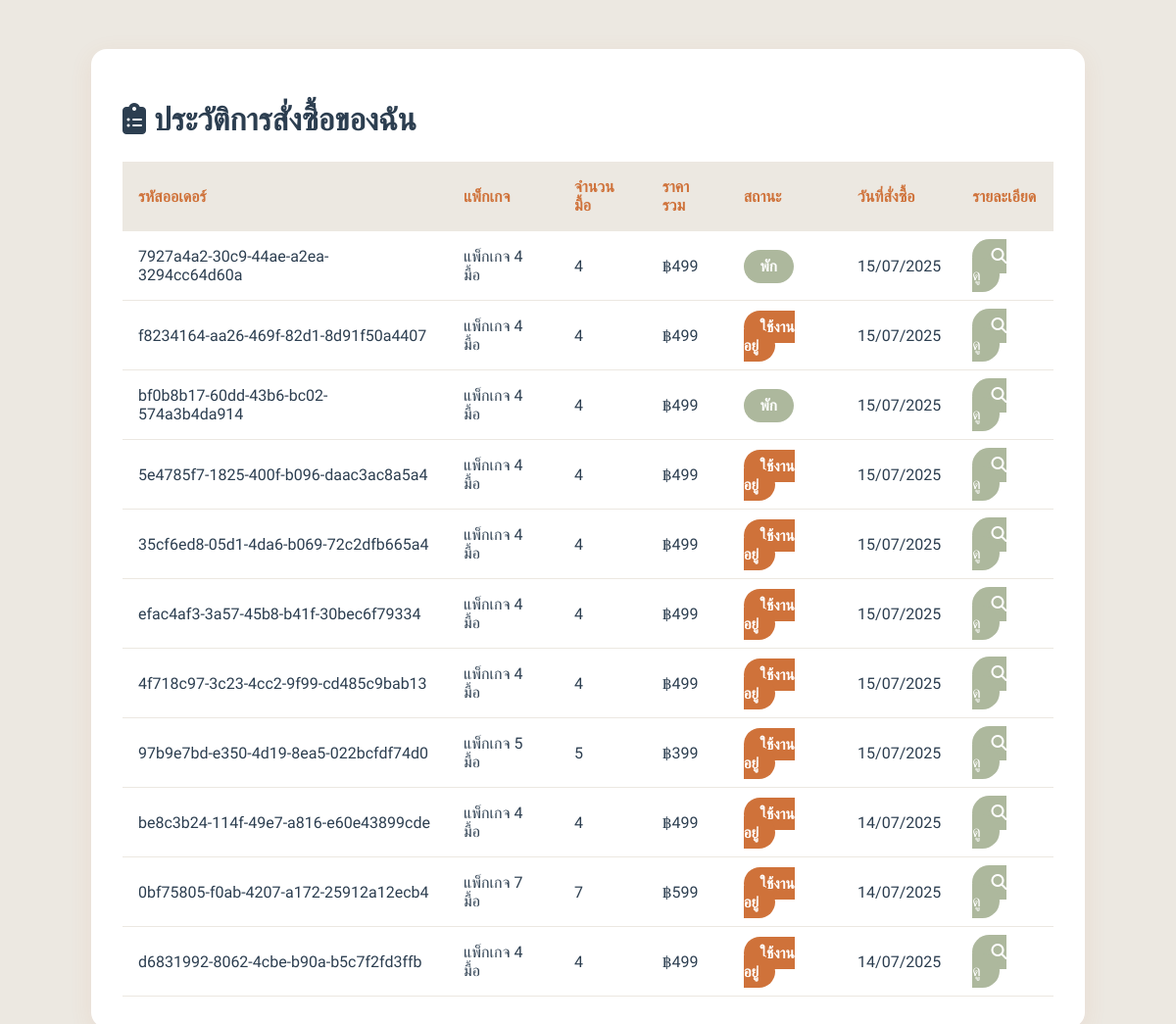
The app's page /KruaThai/order-history.php (signed in), older data.
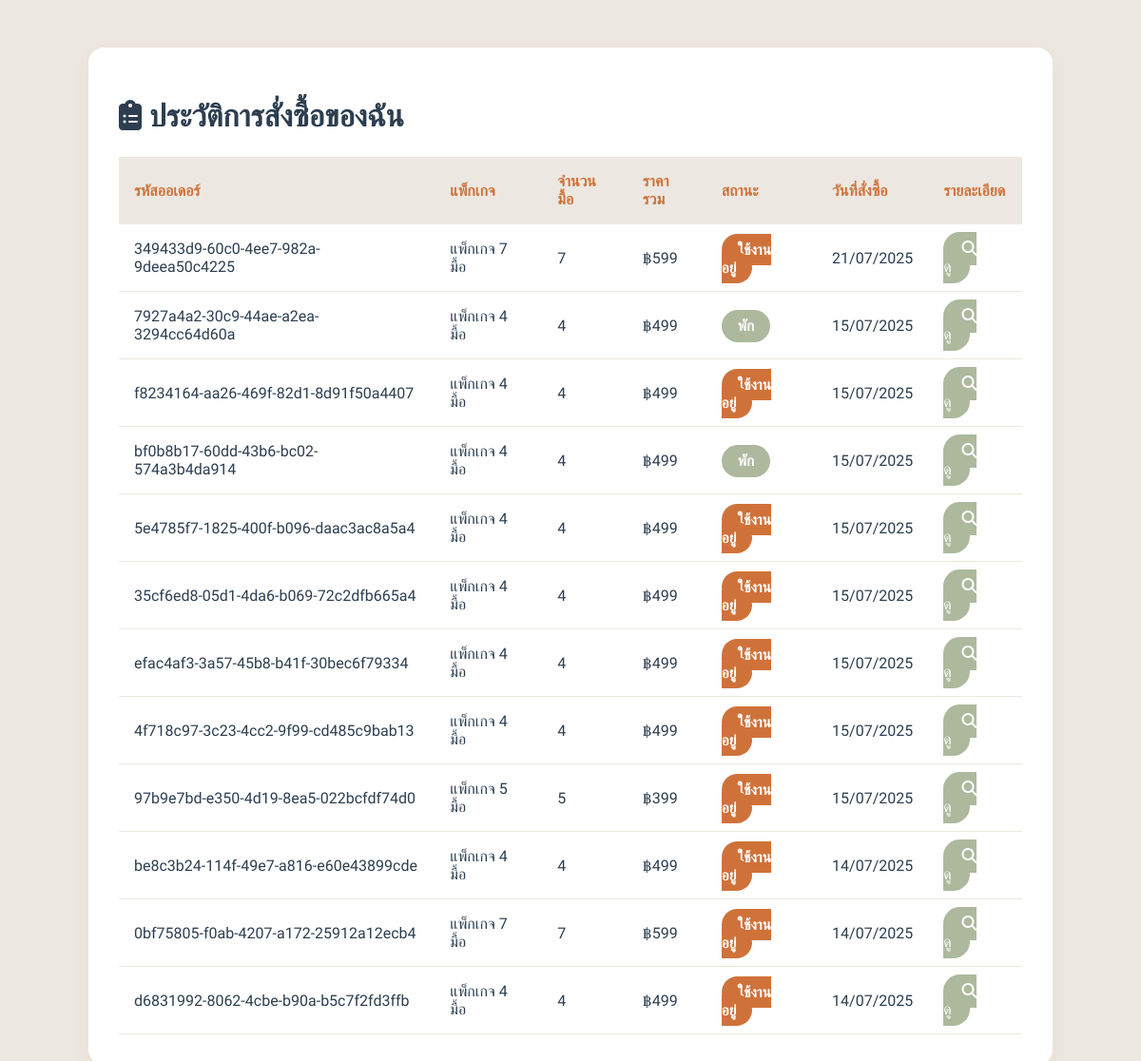
The same page, newer data.
### tables this page shows
CREATE TABLE `subscriptions` (
  `id` char(36) NOT NULL,
  `user_id` char(36) NOT NULL,
  `plan_id` char(36) NOT NULL,
  `status` enum('active','paused','cancelled','expired','pending_payment') DEFAULT 'pending_payment',
  `start_date` date NOT NULL,
  `end_date` date DEFAULT NULL,
  `next_billing_date` date DEFAULT NULL,
  `billing_cycle` enum('weekly','monthly') NOT NULL,
  `total_amount` decimal(8,2) NOT NULL,
  `discount_applied` decimal(8,2) DEFAULT '0.00',
  `delivery_days` longtext,
  `preferred_delivery_time` enum('09:00-12:00','12:00-15:00','15:00-18:00','18:00-21:00') DEFAULT '12:00-15:00',
  `special_instructions` text,
  `pause_start_date` date DEFAULT NULL,
  `pause_end_date` date DEFAULT NULL,
  `skip_dates` longtext,
  `auto_renew` tinyint(1) DEFAULT '1',
  `cancellation_reason` text,
  `cancelled_at` timestamp NULL DEFAULT NULL,
  `cancelled_by` char(36) DEFAULT NULL,
  `created_at` timestamp NOT NULL DEFAULT CURRENT_TIMESTAMP,
  `updated_at` timestamp NOT NULL DEFAULT CURRENT_TIMESTAMP ON UPDATE CURRENT_TIMESTAMP
);

CREATE TABLE `subscription_plans` (
  `id` char(36) NOT NULL,
  `name` varchar(100) NOT NULL,
  `name_thai` varchar(100) DEFAULT NULL,
  `description` text,
  `plan_type` enum('weekly','monthly','custom') NOT NULL,
  `meals_per_week` int(11) NOT NULL,
  `weeks_duration` int(11) DEFAULT '4',
  `base_price` decimal(8,2) NOT NULL,
  `discount_percentage` decimal(5,2) DEFAULT '0.00',
  `final_price` decimal(8,2) NOT NULL,
  `features` longtext,
  `max_skips_per_week` int(11) DEFAULT '2',
  `advance_ordering_days` int(11) DEFAULT '7',
  `is_active` tinyint(1) DEFAULT '1',
  `is_popular` tinyint(1) DEFAULT '0',
  `sort_order` int(11) DEFAULT '0',
  `created_at` timestamp NOT NULL DEFAULT CURRENT_TIMESTAMP,
  `updated_at` timestamp NOT NULL DEFAULT CURRENT_TIMESTAMP ON UPDATE CURRENT_TIMESTAMP
);

### KruaThai/order-history.php (the view, shortened to what this page needs)
<?php
require_once 'config/database.php';
$user_id = $_SESSION['user_id'];
try {
    $stmt = $pdo->prepare("
        SELECT s.*, p.name_thai AS plan_name, p.meals_per_week, p.final_price
        FROM subscriptions s
        LEFT JOIN subscription_plans p ON s.plan_id = p.id
        WHERE s.user_id = ?
        ORDER BY s.created_at DESC
        LIMIT 100
    ");
    $stmt->execute([$user_id]);
    $orders = $stmt->fetchAll(PDO::FETCH_ASSOC);
} catch (Exception $e) {
    $orders = [];
}
?>
<!DOCTYPE html>
<html lang="th">
<head>
    <link href="https://cdnjs.cloudflare.com/ajax/libs/font-awesome/6.4.0/css/all.min.css" rel="stylesheet">
</head>
<body>
    <div class="container">
        <h1><i class="fas fa-clipboard-list"></i> ประวัติการสั่งซื้อของฉัน</h1>
        <?php if (empty($orders)): ?>
            <div class="no-orders">
                <i class="fas fa-utensils" style="font-size:2.2rem; opacity:0.3;"></i>
                <p>ยังไม่มีประวัติการสั่งซื้อ</p>
                <a href="index.php#plans" class="btn">เลือกแพ็กเกจแรกของคุณ</a>
            </div>
        <?php else: ?>
        <table class="history-table">
            <thead>
                <tr>
                    <th>รหัสออเดอร์</th>
                    <th>แพ็กเกจ</th>
                    <th>จำนวนมื้อ</th>
                    <th>ราคารวม</th>
                    <th>สถานะ</th>
                    <th>วันที่สั่งซื้อ</th>
                    <th>รายละเอียด</th>
                </tr>
            </thead>
            <tbody>
            <?php foreach ($orders as $order): ?>
                <tr>
                    <td><?php echo htmlspecialchars($order['id']); ?></td>
                    <td><?php echo htmlspecialchars($order['plan_name'] ?: '—'); ?></td>
                    <td><?php echo htmlspecialchars($order['meals_per_week']); ?></td>
                    <td>฿<?php echo number_format($order['final_price'] ?: 0); ?></td>
                    <td>
                        <?php
                        $status = strtolower($order['status']);
                        $badgeClass = $status;
                        echo "<span class='status-badge $badgeClass'>";
                        if ($status == 'active') echo 'ใช้งานอยู่';
                        elseif ($status == 'paused') echo 'พัก';
                        elseif ($status == 'cancelled') echo 'ยกเลิก';
                        elseif ($status == 'paid') echo 'ชำระแล้ว';
                        elseif ($status == 'pending') echo 'รอชำระเงิน';
                        else echo ucfirst($status);
                        echo "</span>";
                        ?>
                    </td>
                    <td><?php echo date('d/m/Y', strtotime($order['created_at'])); ?></td>
                    <td>
                        <a href="order-detail.php?id=<?php echo urlencode($order['id']); ?>" class="btn">
                            <i class="fas fa-search"></i> ดู
                        </a>
                    </td>
                </tr>
            <?php endforeach; ?>
            </tbody>
        </table>
        <?php endif; ?>
    </div>
</body>
</html>

Row changes from the older to the newer data that the page shows:
added subscriptions: id "349433d9-60c0-4ee7-982a-9deea50c4225", plan.name_thai "แพ็กเกจ 7 มื้อ", plan.meals_per_week "7", plan.final_price "599", status "ใช้งานอยู่", created_at "21/07/2025"
